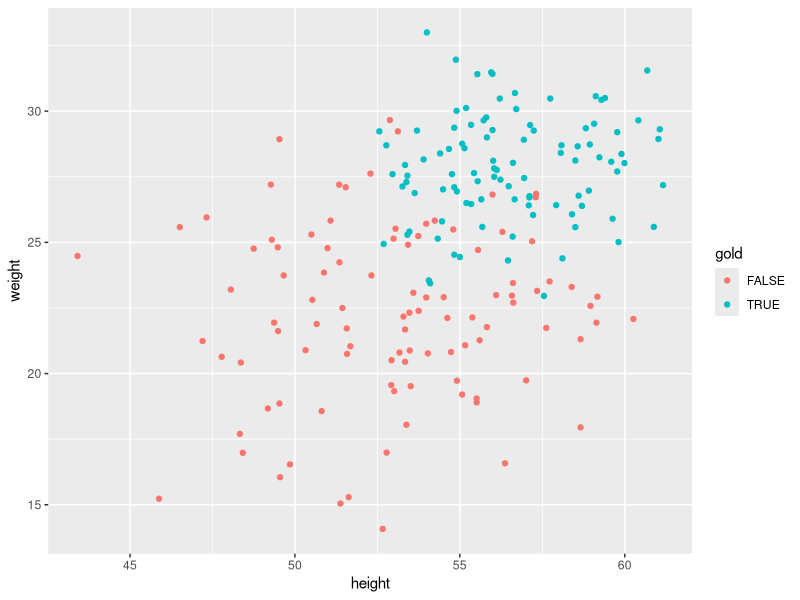
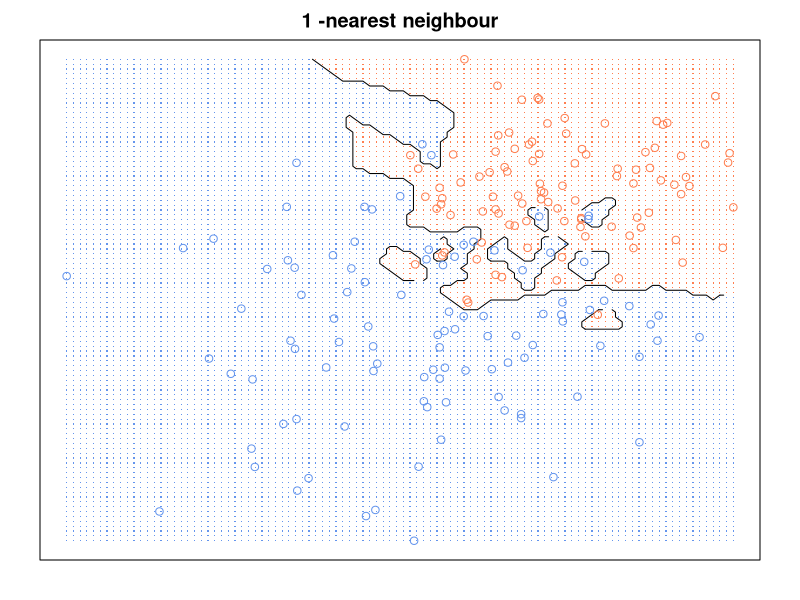
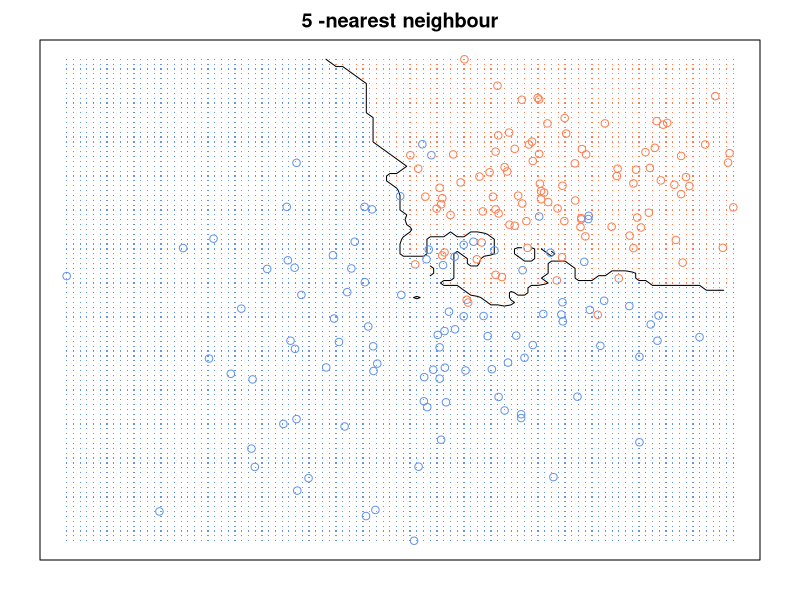
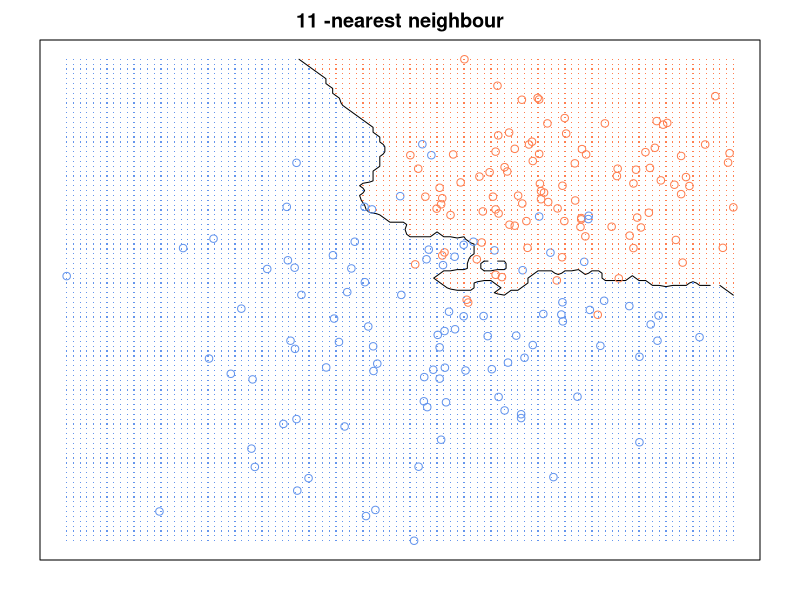
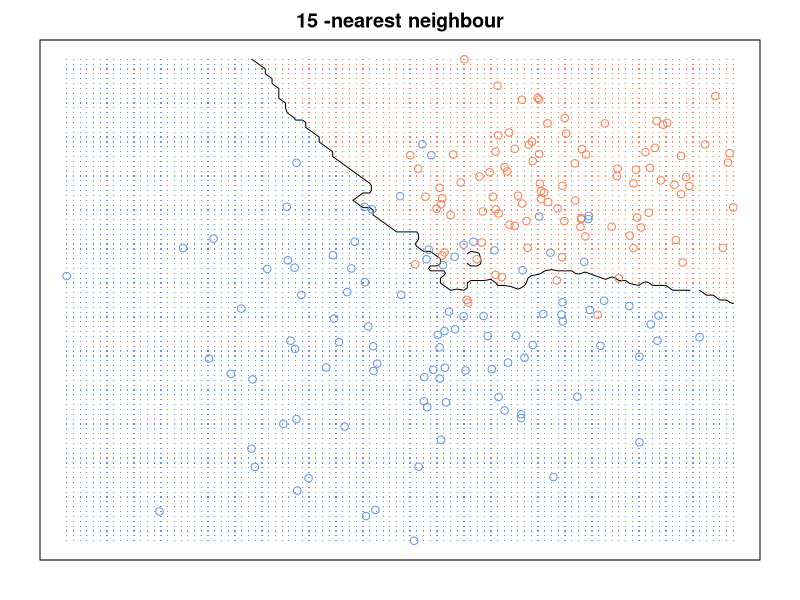
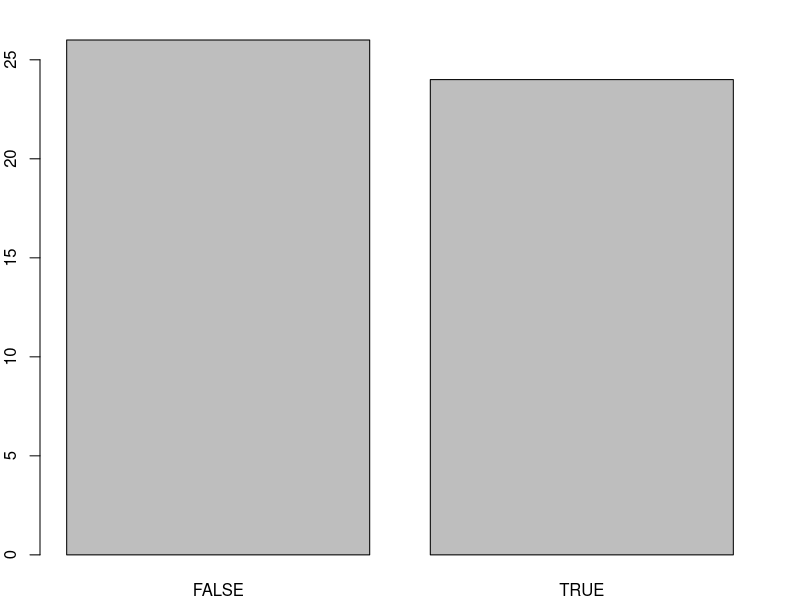

Reproduce these figures in R, in order.
#SUPERVISED ML----------------------------------------------
#library----------------------------------------------------
library(ggplot2)
library(class)
#admin------------------------------------------------------
# n = 20
n = 100
set.seed(1239)
corgis.weight <- round(rnorm(n,28,2),2)
corgis.height <- round(rnorm(n,56,3),2)

huskies.weight <- round(rnorm(n,22,3),2)
huskies.height <- round(rnorm(n,53,3),2)

corgis <- data.frame(height = corgis.height, weight = corgis.weight, gold = TRUE, plotCol = "red")
huskies <- data.frame(height = huskies.height, weight = huskies.weight, gold = FALSE, plotCol = "black")

dogs <- rbind(corgis, huskies)
#LOGREG-----------------------------------------------------

#predict the probability of being a golden retriever/corgi
#actually we predict the log of the odds.
# log(odds) ~ x + y

ggplot(dogs,aes(x = height, y = weight, color = gold)) + geom_point()

set.seed(101) 
sample <- sample.int(n = nrow(dogs), size = floor(.75*nrow(dogs)), replace = F)
train <- dogs[sample, ]
test  <- dogs[-sample, ]

lr <- glm(gold ~ weight + height, data = train, family = "binomial")
summary(lr)

#Confusion Matrix
predict <- predict(lr, test, type = 'response')
table(test$gold, predict > 0.5)

#KNN-------------------------------------------------------
#---dog KNN----------------------------------------------------------
knnGraph <- function(k){
  b = 100
  x <- rep(seq(min(dogs$height), max(dogs$height), length.out = b),b)#mixture.example$x
  y <- sort(rep(seq(min(dogs$weight), max(dogs$weight), length.out = b),b))#mixture.example$y
  xnew <- cbind(x,y)
  x <- dogs[1:2]
  g <- dogs$gold
  #k = 11
  mod15 <- knn(x, xnew, g, k=k, prob=TRUE)
  prob <- attr(mod15, "prob")
  prob <- ifelse(mod15==T, prob, 1-prob)
  px1 <- seq(min(dogs$height), max(dogs$height), length.out = b)
  px2 <- seq(min(dogs$weight), max(dogs$weight), length.out = b)
  prob15 <- matrix(prob, length(px1), length(px2))
  par(mar=rep(2,4))
  contour(px1, px2, prob15, levels=0.5, labels="", xlab="", ylab="", main=
            paste(k,"-nearest neighbour"), axes=FALSE)
  points(x, col=ifelse(g, "coral", "cornflowerblue"))
  gd <- expand.grid(x=px1, y=px2)
  points(gd, pch=".", cex=1.2, col=ifelse(prob15>0.5, "coral", "cornflowerblue"))
  box()
}
knnGraph(1)
knnGraph(5)
knnGraph(11)
knnGraph(15)

#---knn in R-------------------------------------------------
kn <- knn(train[,1:2],test[,1:2], cl = train$gold, k = 10, prob = T)
plot(kn)

table(test$gold,kn)
